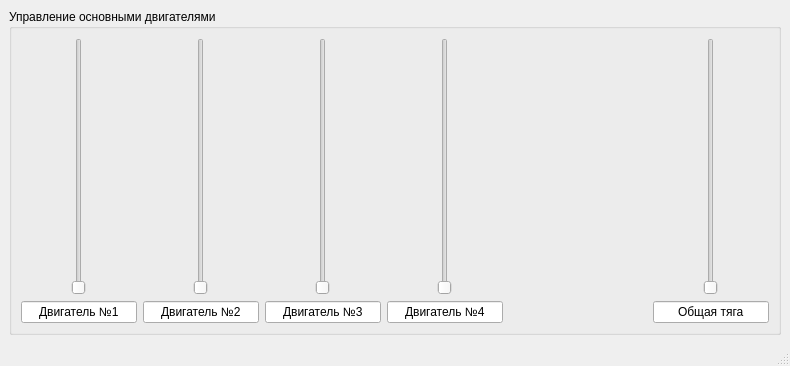
<?xml version="1.0" encoding="UTF-8"?>
<ui version="4.0">
 <class>MainWindow</class>
 <widget class="QMainWindow" name="MainWindow">
  <property name="geometry">
   <rect>
    <x>0</x>
    <y>0</y>
    <width>790</width>
    <height>366</height>
   </rect>
  </property>
  <property name="windowTitle">
   <string>MainWindow</string>
  </property>
  <widget class="QWidget" name="centralwidget">
   <layout class="QHBoxLayout" name="horizontalLayout_2">
    <item>
     <widget class="QGroupBox" name="groupBox">
      <property name="title">
       <string>Управление основными двигателями</string>
      </property>
      <layout class="QHBoxLayout" name="horizontalLayout">
       <item>
        <layout class="QVBoxLayout" name="verticalLayout_3">
         <item alignment="Qt::AlignHCenter">
          <widget class="QSlider" name="verticalSlider_6">
           <property name="orientation">
            <enum>Qt::Vertical</enum>
           </property>
          </widget>
         </item>
         <item>
          <widget class="QLineEdit" name="lineEdit_6">
           <property name="text">
            <string>Двигатель №1</string>
           </property>
           <property name="alignment">
            <set>Qt::AlignCenter</set>
           </property>
           <property name="readOnly">
            <bool>true</bool>
           </property>
          </widget>
         </item>
        </layout>
       </item>
       <item>
        <layout class="QVBoxLayout" name="verticalLayout_2">
         <item alignment="Qt::AlignHCenter">
          <widget class="QSlider" name="verticalSlider_2">
           <property name="orientation">
            <enum>Qt::Vertical</enum>
           </property>
          </widget>
         </item>
         <item>
          <widget class="QLineEdit" name="lineEdit_3">
           <property name="text">
            <string>Двигатель №2</string>
           </property>
           <property name="alignment">
            <set>Qt::AlignCenter</set>
           </property>
           <property name="readOnly">
            <bool>true</bool>
           </property>
          </widget>
         </item>
        </layout>
       </item>
       <item>
        <layout class="QVBoxLayout" name="verticalLayout_4">
         <item alignment="Qt::AlignHCenter">
          <widget class="QSlider" name="verticalSlider_3">
           <property name="orientation">
            <enum>Qt::Vertical</enum>
           </property>
          </widget>
         </item>
         <item>
          <widget class="QLineEdit" name="lineEdit_7">
           <property name="text">
            <string>Двигатель №3</string>
           </property>
           <property name="alignment">
            <set>Qt::AlignCenter</set>
           </property>
           <property name="readOnly">
            <bool>true</bool>
           </property>
          </widget>
         </item>
        </layout>
       </item>
       <item>
        <layout class="QVBoxLayout" name="verticalLayout_5">
         <item alignment="Qt::AlignHCenter">
          <widget class="QSlider" name="verticalSlider_7">
           <property name="orientation">
            <enum>Qt::Vertical</enum>
           </property>
          </widget>
         </item>
         <item>
          <widget class="QLineEdit" name="lineEdit_8">
           <property name="text">
            <string>Двигатель №4</string>
           </property>
           <property name="alignment">
            <set>Qt::AlignCenter</set>
           </property>
           <property name="readOnly">
            <bool>true</bool>
           </property>
          </widget>
         </item>
        </layout>
       </item>
       <item>
        <spacer name="horizontalSpacer">
         <property name="orientation">
          <enum>Qt::Horizontal</enum>
         </property>
         <property name="sizeHint" stdset="0">
          <size>
           <width>144</width>
           <height>20</height>
          </size>
         </property>
        </spacer>
       </item>
       <item>
        <layout class="QVBoxLayout" name="verticalLayout">
         <item alignment="Qt::AlignHCenter">
          <widget class="QSlider" name="verticalSlider_5">
           <property name="orientation">
            <enum>Qt::Vertical</enum>
           </property>
          </widget>
         </item>
         <item>
          <widget class="QLineEdit" name="lineEdit_5">
           <property name="text">
            <string>Общая тяга</string>
           </property>
           <property name="alignment">
            <set>Qt::AlignCenter</set>
           </property>
           <property name="readOnly">
            <bool>true</bool>
           </property>
          </widget>
         </item>
        </layout>
       </item>
      </layout>
     </widget>
    </item>
   </layout>
  </widget>
  <widget class="QMenuBar" name="menubar">
   <property name="geometry">
    <rect>
     <x>0</x>
     <y>0</y>
     <width>790</width>
     <height>24</height>
    </rect>
   </property>
  </widget>
  <widget class="QStatusBar" name="statusbar"/>
 </widget>
 <resources/>
 <connections/>
</ui>
